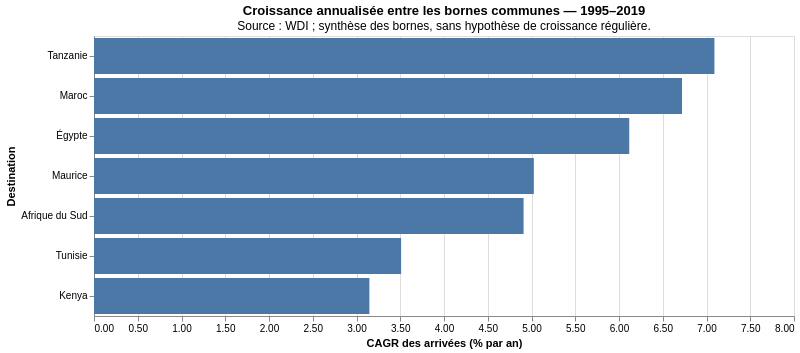

Notebook code cell kept with this figure:
### Markdown cell above
### 4.3 Tendances avant 2020

**Question :** quelle croissance moyenne observe-t-on sur une période commune avant 2020 ?

Retenir les première et dernière années communes renseignées strictement antérieures à 2020. Le CAGR est défini par `(valeur_fin / valeur_debut) ** (1 / (année_fin - année_debut)) - 1`. Le nombre d'années désigne les intervalles écoulés, pas le nombre d'observations. Les bornes doivent être renseignées et strictement positives. Le CAGR résume les deux bornes ; il ne suppose pas une croissance régulière et ne sert pas à interpoler les années.

### Code cell
pre_common_years = sorted(y for y in arrival_common_years if y < 2020)
assert len(pre_common_years) >= 2, "Période commune insuffisante pour un CAGR."
pre_start, pre_end = int(pre_common_years[0]), int(pre_common_years[-1])
pre_duration = pre_end - pre_start
assert pre_duration > 0
arrival_wide = arrivals_available.pivot(index="destination", columns="year", values="value").reindex(DESTINATIONS)
pre_trends = arrival_wide[[pre_start, pre_end]].rename(columns={
    pre_start: "arrivees_debut", pre_end: "arrivees_fin",
}).copy()
pre_trends["annee_debut"] = pre_start
pre_trends["annee_fin"] = pre_end
pre_trends["nombre_annees"] = pre_duration
valid_endpoints = pre_trends[["arrivees_debut", "arrivees_fin"]].notna().all(axis=1) & pre_trends[["arrivees_debut", "arrivees_fin"]].gt(0).all(axis=1)
pre_trends["cagr_pct"] = np.nan
pre_trends.loc[valid_endpoints, "cagr_pct"] = (
    (pre_trends.loc[valid_endpoints, "arrivees_fin"] / pre_trends.loc[valid_endpoints, "arrivees_debut"]) ** (1 / pre_duration) - 1
) * 100
pre_trends["statut"] = valid_endpoints.map({True: "Calculable", False: "Non calculable"})
pre_trends = pre_trends.reset_index()
display(Markdown(f"**Période commune : {pre_start}–{pre_end}, soit {pre_duration} années écoulées.**"))
show_arrivals_table(pre_trends, counts=["arrivees_debut", "arrivees_fin"], percentages=["cagr_pct"])
cagr_chart = alt.Chart(pre_trends.loc[valid_endpoints.to_numpy()]).mark_bar().encode(
    y=alt.Y("destination:N", sort="-x", title="Destination"),
    x=alt.X("cagr_pct:Q", title="CAGR des arrivées (% par an)", axis=alt.Axis(format=".2f")),
    tooltip=[alt.Tooltip("destination:N", title="Destination"), alt.Tooltip("cagr_pct:Q", title="CAGR (%/an)", format=".2f")],
).properties(width=700, height=280, title=alt.Title(
    f"Croissance annualisée entre les bornes communes — {pre_start}–{pre_end}",
    subtitle="Source : WDI ; synthèse des bornes, sans hypothèse de croissance régulière.",
))
arrival_charts.append(cagr_chart)
display(cagr_chart)

### Figure 1 — Vega-Lite specification as saved in the notebook (floating-point values rounded to 4 significant figures)
{"config": {"view": {"continuousWidth": 300, "continuousHeight": 300}}, "data": {"name": "data-d88add7865a3579c4e86cadbd048aa30"}, "mark": {"type": "bar"}, "encoding": {"tooltip": [{"field": "destination", "title": "Destination", "type": "nominal"}, {"field": "cagr_pct", "format": ".2f", "title": "CAGR (%/an)", "type": "quantitative"}], "x": {"axis": {"format": ".2f"}, "field": "cagr_pct", "title": "CAGR des arrivées (% par an)", "type": "quantitative"}, "y": {"field": "destination", "sort": "-x", "title": "Destination", "type": "nominal"}}, "height": 280, "title": {"text": "Croissance annualisée entre les bornes communes — 1995–2019", "subtitle": "Source : WDI ; synthèse des bornes, sans hypothèse de croissance régulière."}, "width": 700, "$schema": "https://vega.github.io/schema/vega-lite/v6.1.0.json", "datasets": {"data-d88add7865a3579c4e86cadbd048aa30": [{"destination": "Afrique du Sud", "arrivees_debut": 4684000.0, "arrivees_fin": 14800000.0, "annee_debut": 1995, "annee_fin": 2019, "nombre_annees": 24, "cagr_pct": 4.91, "statut": "Calculable"}, {"destination": "Égypte", "arrivees_debut": 3133000.0, "arrivees_fin": 13030000.0, "annee_debut": 1995, "annee_fin": 2019, "nombre_annees": 24, "cagr_pct": 6.117, "statut": "Calculable"}, {"destination": "Kenya", "arrivees_debut": 974000.0, "arrivees_fin": 2049000.0, "annee_debut": 1995, "annee_fin": 2019, "nombre_annees": 24, "cagr_pct": 3.147, "statut": "Calculable"}, {"destination": "Maroc", "arrivees_debut": 2752000.0, "arrivees_fin": 13110000.0, "annee_debut": 1995, "annee_fin": 2019, "nombre_annees": 24, "cagr_pct": 6.72, "statut": "Calculable"}, {"destination": "Maurice", "arrivees_debut": 437000.0, "arrivees_fin": 1418000.0, "annee_debut": 1995, "annee_fin": 2019, "nombre_annees": 24, "cagr_pct": 5.027, "statut": "Calculable"}, {"destination": "Tanzanie", "arrivees_debut": 295000.0, "arrivees_fin": 1527000.0, "annee_debut": 1995, "annee_fin": 2019, "nombre_annees": 24, "cagr_pct": 7.09, "statut": "Calculable"}, {"destination": "Tunisie", "arrivees_debut": 4120000.0, "arrivees_fin": 9429000.0, "annee_debut": 1995, "annee_fin": 2019, "nombre_annees": 24, "cagr_pct": 3.51, "statut": "Calculable"}]}}
